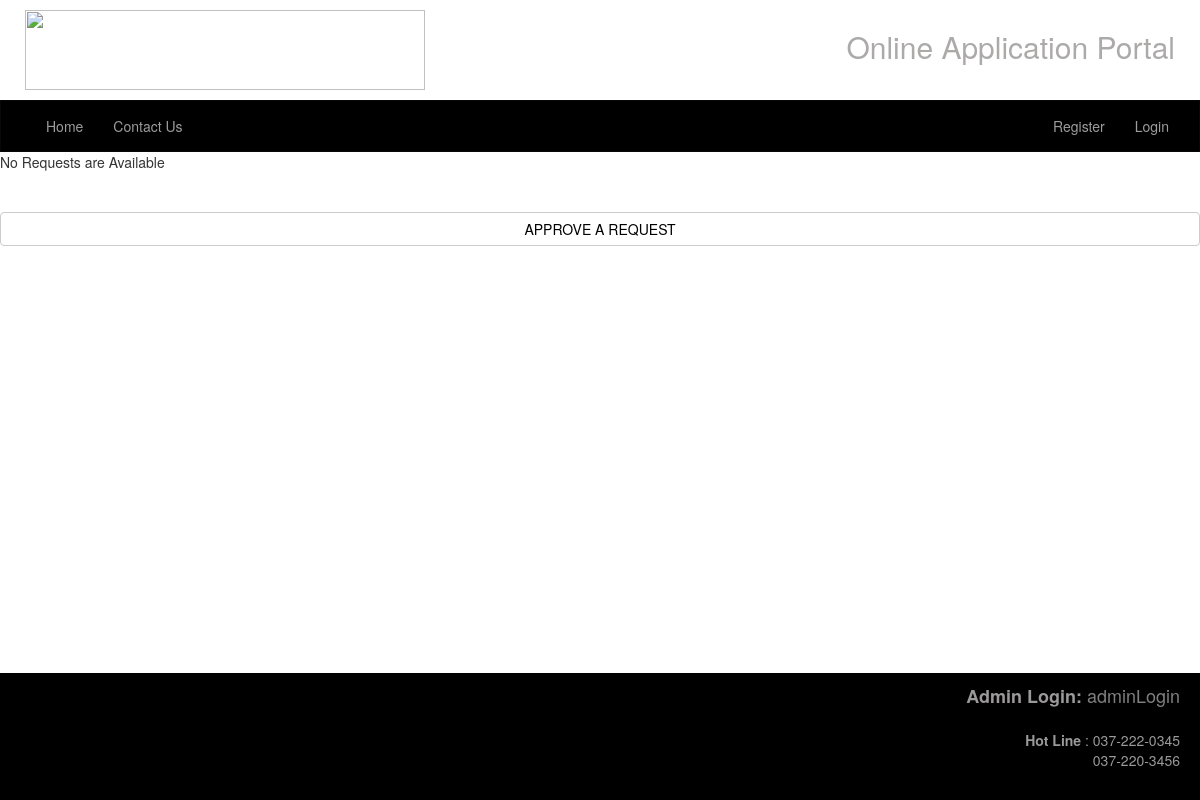
Page /AdminEdit.php on the earlier database version.
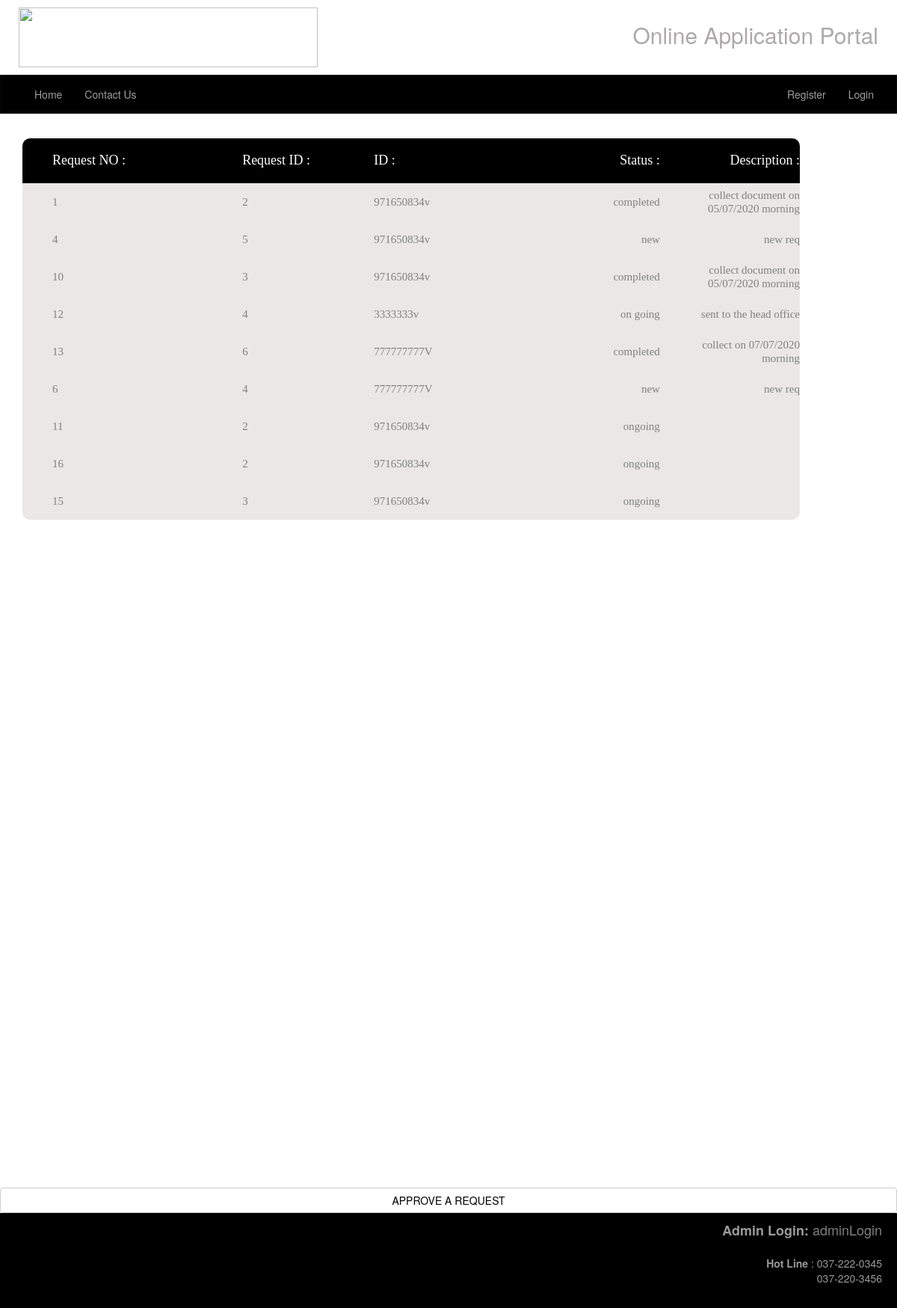
Same page on the later database version.
### tables this page shows
CREATE TABLE IF NOT EXISTS `requestslist` (
  `requestNo` int(20) NOT NULL,
  `requestId` int(10) NOT NULL,
  `userId` varchar(12) NOT NULL,
  `status` varchar(10) NOT NULL DEFAULT 'new',
  `description` varchar(200) DEFAULT NULL,
  PRIMARY KEY (`requestNo`)
);

### AdminEdit.php (the view, shortened to what this page needs)
<!DOCTYPE html>
<html lang="en">
  <head>
  </head>
  <body>
  <?php include_once("inc/head.php"); ?>
  <?php require_once('inc/connection.php');?>
<?php
$query= "SELECT * FROM requestslist";
$result= mysqli_query($connection,$query);
if ($result-> num_rows > 0){?>
  <div class="limiter">
  <div class="container-table100">
  <div class="wrap-table100">
                <div class="table100">
                  <table>
                    <thead>
                        <tr class="table100-head">
                        <th class="column1">Request NO        :</th>
                        <th class="column2">Request ID         :</th>
                        <th class="column3">ID            :</th>
                        <th class="column4" >Status          :</th>
                        <th class="column5" >Description          :</th>
                        </tr>
                    </thead>
                    <tbody>
    <?php
    while($row = $result-> fetch_assoc()){
        echo "<tr><td class='column1' >" .$row["requestNo"]."</td><td class='column2' >" .$row["requestId"]."</td><td class='column3'>".$row["userId"] ."</td><td class='column4'>".$row["status"] . "</td><td class='column5'>".$row["description"]."</td></tr>";
      }
    echo "</tbody>";
    echo "</table>";
    echo"</div>";
    echo"</div>";
    echo"</div>";
    echo"</div>";
  }
else{
    echo "No Requests are Available";
}
?>
<br/>
<br/>
<br/>
<button type="button" class="btn btn-default"><a href="approve.php" target="_self">APPROVE A REQUEST</a></button>
  <?php    include_once('inc/foot.php');    ?>
  </body>
  </html>

### inc/head.php (shortened to what this page needs)
<link      rel="stylesheet"      href="https://maxcdn.bootstrapcdn.com/bootstrap/3.4.1/css/bootstrap.min.css"    />
<link   rel="stylesheet"    href="css/styles.css" />
<div class="row  hidden-xs" style=" padding:10px;">
        <div class="col-sm-6 hidden-xs">
            <div class="logo"><img class="image" src="img/logo.png" width="400" height="80"></div>
        </div>
        <div class="col-sm-6 hidden-xs">
            <h2 class="text-right" >Online Application Portal</h2>
        </div>
    </div>
<nav class="navbar navbar-inverse">
      <div class="container-fluid">
        <div class="collapse navbar-collapse" id="myNavbar">
          <ul class="nav navbar-nav">
            <li><a href="Home.php">Home</a></li>
            <li><a href="ContactUs.php">Contact Us</a></li>
          </ul>
          <ul class="nav navbar-nav navbar-right" id="myNavbar">
          <?php if(!isset($_SESSION['loginID'])) {?>
            <li>
              <a href="NewAccount.php"><span></span> Register</a>
            </li>
            <li>
              <a href="Login.php"><span></span> Login</a>
            </li>
          <?php } else {?>
            <li><a href=<?php  echo $_SESSION['uI'] ?>><?php echo $_SESSION['loginID'];?></a></li>
            <li><a href="logout.php">Logout</a></li>
          <?php }?>
          </ul>
        </div>
      </div>
	</nav>

### inc/foot.php
<footer class="page-footer font-medium blue" style="padding-top:10px;">
  <div class="footer-copyright text-right py-3" style=" font-size: large;"><b>Admin Login:</b>
    	<a style="color:gray; font-size: large;" href="adminLogin.php">adminLogin</a>
  </div>
  <br>
  <div class="HotLine">
    <p><b>Hot Line</b> : 037-222-0345<br>
          037-220-3456</p>
  </div>
</footer>

### css/styles.css (style rules this page uses)
html { height: 100%; }
body { min-width: 20px; display: flex; flex-direction: column; min-height: 100%; }
h2 { color: rgba(128, 123, 123, 0.651); }
.navbar { margin-bottom: 0px; }
a:link { color: black; background-color: transparent; text-decoration: none; }
footer { margin-top: auto; position: relative; left: 0; bottom: 0; width: 100%; text-align: right; padding: 20px; background-color: black; color: rgba(190, 187, 187, 0.815); }
.limiter { width: 100%; margin: 0 auto; }
.container-table100 { width: 100%; min-height: 100vh; background: white; display: -webkit-box; display: -webkit-flex; display: -moz-box; display: -ms-flexbox; align-items: center; justify-content: center; flex-wrap: wrap; padding: 33px 30px; }
.wrap-table100 { width: 1170px; padding-bottom: 800px; padding-right: 100px; }
table { border-spacing: 1; border-collapse: collapse; background: white; border-radius: 10px; overflow: hidden; width: 100%; margin: 0 auto; position: relative; }
table * { position: static; }
table td, table th { padding-left: 8px; }
table thead tr { height: 60px; background: black; }
table tbody tr { height: 50px; }
table tbody tr:last-child { border: 0; }
table td, table th { text-align: left; }
.table100-head th { font-family: OpenSans-Regular; font-size: 18px; color: #fff; line-height: 1.2; font-weight: unset; }
tbody tr:nth-child(even) { background-color: #ebe7e7f6; }
tbody tr { font-family: OpenSans-Regular; font-size: 15px; color: #808080; line-height: 1.2; font-weight: unset; background-color: #ebe7e7f6; }
.column1 { width: 260px; padding-left: 40px; }
.column2 { width: 160px; }
.column3 { width: 245px; }
.column4 { width: 110px; text-align: right; }
.column5 { width: 170px; text-align: right; }

### inc/head.php (style rules this page uses)
.navbar { margin-bottom: 0; border-radius: 0; background-color: black; }
.row { margin: 0; }

Differences in the rows shown:
added requestslist: requestNo "1", requestId "2", userId "971650834v", status "completed", description "collect document on 05/07/2020 morning"
added requestslist: requestNo "4", requestId "5", userId "971650834v", status "new", description "new req"
added requestslist: requestNo "10", requestId "3", userId "971650834v", status "completed", description "collect document on 05/07/2020 morning"
added requestslist: requestNo "12", requestId "4", userId "3333333v", status "on going", description "sent to the head office"
added requestslist: requestNo "13", requestId "6", userId "777777777V", status "completed", description "collect on 07/07/2020 morning"
added requestslist: requestNo "6", requestId "4", userId "777777777V", status "new", description "new req"
added requestslist: requestNo "11", requestId "2", userId "971650834v", status "ongoing"
added requestslist: requestNo "16", requestId "2", userId "971650834v", status "ongoing"
added requestslist: requestNo "15", requestId "3", userId "971650834v", status "ongoing"
Other differences:
text no longer shown: "No Requests are Available"
text now shown: "Request NO : Request ID : ID : Status : Description :"
